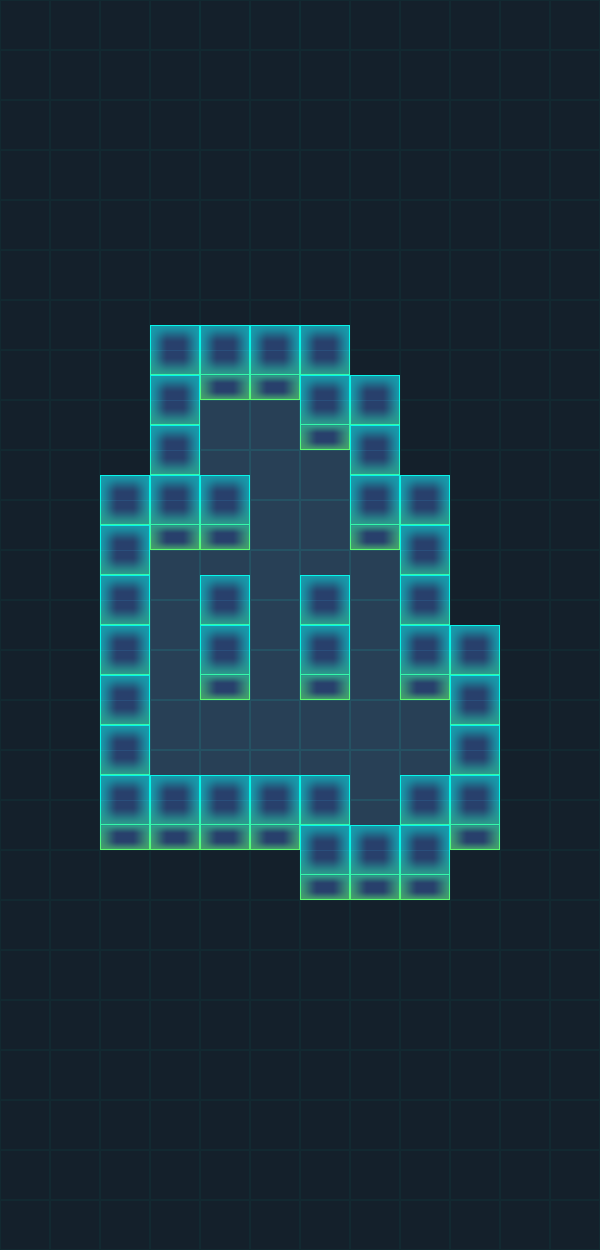

The image is a tile-based game level rendered from a .tmx file. Its description and complete source (layers, tilesets, objects, tile grids) follow:
An orthogonal 12x25 tile map with 50x50 px tiles, 4 tile layers (BG, WallBottom, Play, WallUp) and 7 objects (Hero, M1, M2, End).

<map version="1.0" orientation="orthogonal" renderorder="right-down" width="12" height="25" tilewidth="50" tileheight="50" nextobjectid="24">
 <tileset firstgid="1" source="tiles.tsx" />
 <layer name="BG" width="12" height="25">
  <data encoding="csv">
6,6,6,6,6,6,6,6,6,6,6,6,
6,6,6,6,6,6,6,6,6,6,6,6,
6,6,6,6,6,6,6,6,6,6,6,6,
6,6,6,6,6,6,6,6,6,6,6,6,
6,6,6,6,6,6,6,6,6,6,6,6,
6,6,6,6,6,6,6,6,6,6,6,6,
6,6,6,6,6,6,6,6,6,6,6,6,
6,6,6,6,6,6,6,6,6,6,6,6,
6,6,6,6,5,5,6,6,6,6,6,6,
6,6,6,6,5,5,5,6,6,6,6,6,
6,6,6,6,6,5,5,6,6,6,6,6,
6,6,6,5,5,5,5,5,6,6,6,6,
6,6,6,5,6,5,6,5,6,6,6,6,
6,6,6,5,6,5,6,5,6,6,6,6,
6,6,6,5,5,5,5,5,5,6,6,6,
6,6,6,5,5,5,5,5,5,6,6,6,
6,6,6,6,6,6,6,5,6,6,6,6,
6,6,6,6,6,6,6,6,6,6,6,6,
6,6,6,6,6,6,6,6,6,6,6,6,
6,6,6,6,6,6,6,6,6,6,6,6,
6,6,6,6,6,6,6,6,6,6,6,6,
6,6,6,6,6,6,6,6,6,6,6,6,
6,6,6,6,6,6,6,6,6,6,6,6,
6,6,6,6,6,6,6,6,6,6,6,6,
6,6,6,6,6,6,6,6,6,6,6,6
</data>
 </layer>
 <layer name="WallBottom" width="12" height="25">
  <data encoding="csv">
0,0,0,0,0,0,0,0,0,0,0,0,
0,0,0,0,0,0,0,0,0,0,0,0,
0,0,0,0,0,0,0,0,0,0,0,0,
0,0,0,0,0,0,0,0,0,0,0,0,
0,0,0,0,0,0,0,0,0,0,0,0,
0,0,0,0,0,0,0,0,0,0,0,0,
0,0,0,3,3,3,3,0,0,0,0,0,
0,0,0,4,2,2,4,3,0,0,0,0,
0,0,0,4,0,0,2,4,0,0,0,0,
0,0,3,4,0,0,0,4,3,0,0,0,
0,0,4,2,2,0,0,2,4,0,0,0,
0,0,4,0,0,0,0,0,4,0,0,0,
0,0,4,0,4,0,4,0,4,3,0,0,
0,0,4,0,2,0,2,0,2,4,0,0,
0,0,4,0,0,0,0,0,0,4,0,0,
0,0,4,0,0,0,0,0,0,4,0,0,
0,0,2,2,2,2,4,0,4,2,0,0,
0,0,0,0,0,0,2,2,2,0,0,0,
0,0,0,0,0,0,0,0,0,0,0,0,
0,0,0,0,0,0,0,0,0,0,0,0,
0,0,0,0,0,0,0,0,0,0,0,0,
0,0,0,0,0,0,0,0,0,0,0,0,
0,0,0,0,0,0,0,0,0,0,0,0,
0,0,0,0,0,0,0,0,0,0,0,0,
0,0,0,0,0,0,0,0,0,0,0,0
</data>
 </layer>
 <objectgroup name="Star">
  <object id="5" x="410.667" y="707" width="31.6667" height="34" />
  <object id="16" x="163.333" y="762.666" width="29.3333" height="25.3333" />
  <object id="17" x="310.334" y="557" width="26.6667" height="28" />
 </objectgroup>
 <objectgroup name="Coin" />
 <objectgroup name="Actor">
  <object id="1" name="Hero" x="220" y="417" width="8.333" height="10">
   <ellipse />
  </object>
  <object id="2" name="M1" x="369.667" y="78.3333" width="10" height="10">
   <ellipse />
  </object>
  <object id="3" name="M2" x="467" y="83" width="10" height="10">
   <ellipse />
  </object>
  <object id="15" name="End" x="371" y="824.333" width="10" height="10">
   <ellipse />
  </object>
 </objectgroup>
 <layer name="Play" width="12" height="25">
  <data encoding="csv">
0,0,0,0,0,0,0,0,0,0,0,0,
0,0,0,0,0,0,0,0,0,0,0,0,
0,0,0,0,0,0,0,0,0,0,0,0,
0,0,0,0,0,0,0,0,0,0,0,0,
0,0,0,0,0,0,0,0,0,0,0,0,
0,0,0,0,0,0,0,0,0,0,0,0,
0,0,0,0,0,0,0,0,0,0,0,0,
0,0,0,0,0,0,0,0,0,0,0,0,
0,0,0,0,0,0,0,0,0,0,0,0,
0,0,0,0,0,0,0,0,0,0,0,0,
0,0,0,0,0,0,0,0,0,0,0,0,
0,0,0,0,0,0,0,0,0,0,0,0,
0,0,0,0,0,0,0,0,0,0,0,0,
0,0,0,0,0,0,0,0,0,0,0,0,
0,0,0,0,0,0,0,0,0,0,0,0,
0,0,0,0,0,0,0,0,0,0,0,0,
0,0,0,0,0,0,0,0,0,0,0,0,
0,0,0,0,0,0,0,0,0,0,0,0,
0,0,0,0,0,0,0,0,0,0,0,0,
0,0,0,0,0,0,0,0,0,0,0,0,
0,0,0,0,0,0,0,0,0,0,0,0,
0,0,0,0,0,0,0,0,0,0,0,0,
0,0,0,0,0,0,0,0,0,0,0,0,
0,0,0,0,0,0,0,0,0,0,0,0,
0,0,0,0,0,0,0,0,0,0,0,0
</data>
 </layer>
 <layer name="WallUp" width="12" height="25">
  <data encoding="csv">
0,0,0,0,0,0,0,0,0,0,0,0,
0,0,0,0,0,0,0,0,0,0,0,0,
0,0,0,0,0,0,0,0,0,0,0,0,
0,0,0,0,0,0,0,0,0,0,0,0,
0,0,0,0,0,0,0,0,0,0,0,0,
0,0,0,0,0,0,0,0,0,0,0,0,
0,0,0,0,0,0,0,0,0,0,0,0,
0,0,0,0,0,0,0,0,0,0,0,0,
0,0,0,0,0,0,0,0,0,0,0,0,
0,0,0,0,1,0,0,0,0,0,0,0,
0,0,0,0,0,0,0,0,0,0,0,0,
0,0,0,0,1,0,1,0,0,0,0,0,
0,0,0,0,0,0,0,0,0,0,0,0,
0,0,0,0,0,0,0,0,0,0,0,0,
0,0,0,0,0,0,0,0,0,0,0,0,
0,0,0,1,1,1,1,0,1,0,0,0,
0,0,0,0,0,0,0,1,0,0,0,0,
0,0,0,0,0,0,0,0,0,0,0,0,
0,0,0,0,0,0,0,0,0,0,0,0,
0,0,0,0,0,0,0,0,0,0,0,0,
0,0,0,0,0,0,0,0,0,0,0,0,
0,0,0,0,0,0,0,0,0,0,0,0,
0,0,0,0,0,0,0,0,0,0,0,0,
0,0,0,0,0,0,0,0,0,0,0,0,
0,0,0,0,0,0,0,0,0,0,0,0
</data>
 </layer>
</map>
